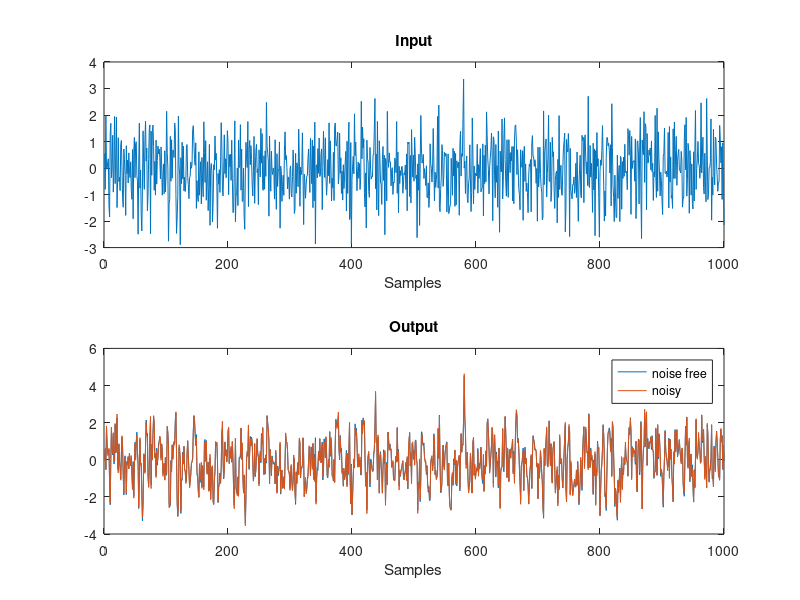
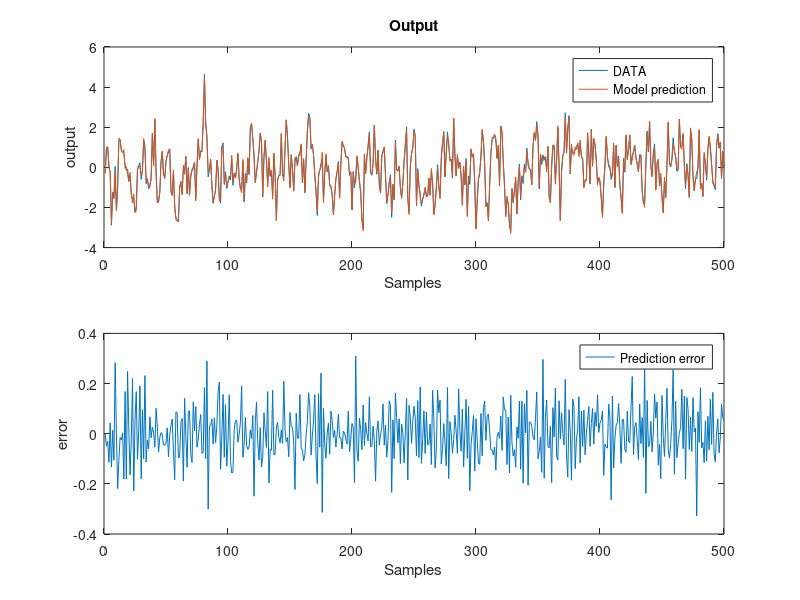
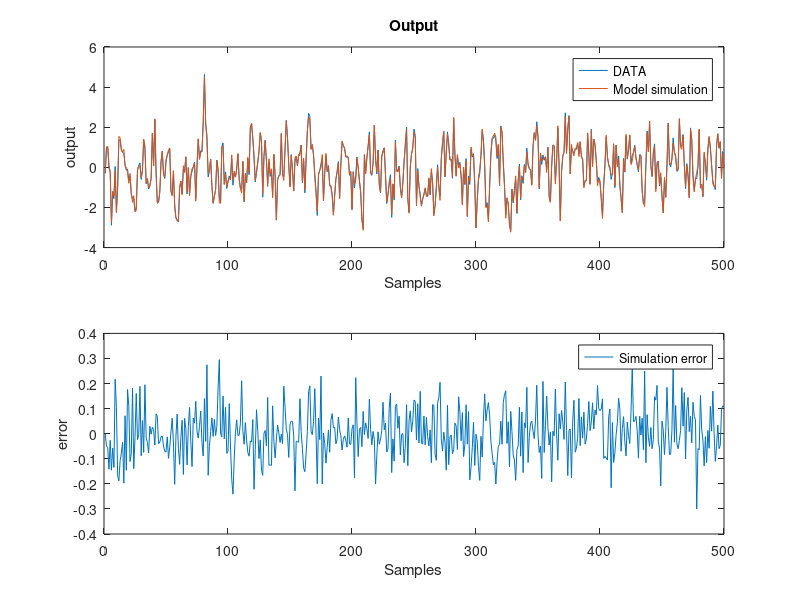

Recreate these plots in MATLAB, in order.
clear all
close all
clc

%% 1 - Model definition and data generation
 % In this exercise we will work with the ARX defined as 
% y(t) = 0.5*y(t-1) + u(t-1) + e(t)

% True value of the parameters:
atrue = 0.5;
btrue = 1;

% We will work with simulated data, hence let's generate the data:
% (For a real SysID problem, data are not simulated but they are real, there is no model generating them, they come from the true system)
N = 1000; % number of data we want to generate

% Input: we will use a Gaussian signal as input:
u = randn(N,1); % white noise, std = 1
% Output: let's compute the output of the model (noise-free for now)
y = zeros(N,1);
for t = 2:N % zero initial condition
    y(t) = atrue*y(t-1) + btrue*u(t-1);
end

% The output generated is noise-free, to be more realistic let's add some noise:
noise_std = 0.1;
eG  = noise_std*randn(N,1); % Gaussian noise

% Add the noise to the output
yn = y + eG;

% Let's plot the data (1 output realization)
figure(1); clf;
subplot(2,1,1)
plot(u)
title('Input')
xlabel('Samples')
subplot(2,1,2)
plot(y)
hold on
plot(yn)
legend('noise free','noisy')
title('Output')
xlabel('Samples')

%%%%%%%%%%%%% Optional %%%%%%%%%%%%%%%%%%
% System was defined as 
% y(t) = 0.5*y(t-1) + u(t-1) + e(t)
% Assume we estimated the parameters, acquired the following model with
% correct parameters:
% y_hat(t) = 0.5*y(t-1) + u(t-1)
% Fill in the predictions then plot the results with yn and y_hat
y_hat = zeros(N,1);
y_hat(1) = yn(1);
for t = 2:N % Note, you are going to use observed y, i.e., noisy
    y_hat(t) = 0.5* yn(t-1) + u(t-1);
end

figure(2); clf;
subplot(2,1,1)
plot(u)
title('Input')
xlabel('Samples')
subplot(2,1,2)
plot(y)
hold on
plot(yn)
hold on
plot(y_hat)
legend('Ground Truth Observations','Observations','Predictions')
title('Output')
xlabel('Samples')

% Assume we estimated the parameters, acquired the following model with
% slightly wrong parameters:
% y_hat(t) = 0.7 y(t-1) + 0.9 u(t-1)
% Fill in the predictions then plot the results with yn and y_hat
y_hat = zeros(N,1);
y_hat(1) = yn(1);
for t = 2:N % Note, you are going to use observed y, i.e., noisy
    y_hat(t) = 0.7* yn(t-1) + 0.9 *u(t-1);
end

figure(3); clf;
subplot(2,1,1)
plot(u)
title('Input')
xlabel('Samples')
subplot(2,1,2)
plot(y)
hold on
plot(yn)
hold on
plot(y_hat)
legend('Ground Truth Observations','Observations','Predictions')
title('Output')
xlabel('Samples')
%% 2 - Identification using Least-Squares formula

% Now we do some identification!
% First of all let's split the data in estimation and validation sets
% (half and half)
uest = u(1:N/2);
yest = yn(1:N/2);
uval = u(N/2+1:end);
yval = yn(N/2+1:end);

% As model for identification we will use the 1-step-ahead predictor of
% ARX, which, as we know, is linear in the parameters.
% Hence, first let's write this predictor as a linear regression, in the
% form: y(t) = phi(t)*Theta
% where Theta is the parameter vector and phi(t) the regression vector.
 
% Now that we have the predictor in the y(t) = phi(t)*Theta form, we can
% derive the vector form as well: Y = H*Theta, where, now Y is a vector and
% H is matrix.

% Let's build the matrix H:
H = zeros(N/2,2); % The matrix has N/2 rows (time instants), 2 columns (2 parameters)
H(1,:) = [0 0]; % Initial value
for i=2:N/2
    H(i,:) = [yest(i-1) uest(i-1)];
end

% This vector form of the predictor is useful for deriving the least
% squares estimate of Theta

% Now that we have H we can compute Theta
% Theta = inv(H'H)H'y
th = (H'*H)\H'*yest;
ahat = th(1)
bhat = th(2)


%% 3 - Prediction
% Let's now use the model we found to predict the output!
% Using validation data or estimation data

NN = N/2;
% Let's redefine the data variables so it will be easy to switch from
% validation to estimation sets.
yn = yval;
un = uval;
% yn = yest;
% un = uest;

% Let's do prediction first
ypred = zeros(NN,1);
ypred(1) = yn(1); % initial output is known
for i=2:NN
   ypred(i) = ahat*yn(i-1) + bhat*un(i-1);
end

% Once we have the predicted output we can compute the least-squares error with the true data
predERROR = yn-ypred;
predRMSE  = rms(predERROR);

% plot DATA vs MODEL prediction
figure(2); clf;
subplot(2,1,1)
plot(yn)
hold on
plot(ypred)
legend('DATA','Model prediction')
title('Output')
xlabel('Samples')
ylabel('output')
subplot(2,1,2)
plot(predERROR)
legend('Prediction error')
xlabel('Samples')
ylabel('error')

disp(['Prediction RMS error is: ' num2str(predRMSE)])
 

%% 4 - Simulation
ysim = zeros(NN,1);
ysim(1) = yn(1); % initial output is known
for i=2:NN
   ysim(i) = ahat*ysim(i-1) + bhat*un(i-1);
end

% Compare with real data and compute least-squares error
simERROR = yn-ysim;
simRMSE  = rms(simERROR);

% plot DATA vs MODEL prediction
figure(3); clf;
subplot(2,1,1)
plot(yn)
hold on
plot(ysim)
legend('DATA','Model simulation')
title('Output')
xlabel('Samples')
ylabel('output')
subplot(2,1,2)
plot(simERROR)
legend('Simulation error')
xlabel('Samples')
ylabel('error')

disp(['Simulation RMS error is: ' num2str(simRMSE)])

